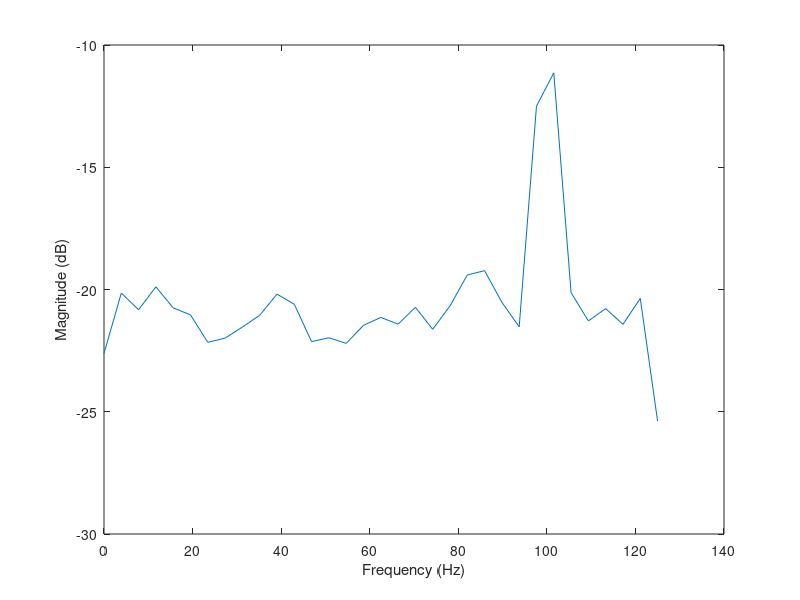

Here is the MATLAB script that generated this plot:
clc
close all
clear all

rng default

fs = 250;
t = 0:1/fs:4-1/fs;
x = cos(2*pi*100*t)+randn(size(t));

% According to https://www.mathworks.com/help/signal/ref/pwelch.html
% By default, x is divided into the longest possible segments
% to obtain as close to but not exceed 8 segments with 50% overlap

% Each segment is windowed with a Hamming window

% The modified periodograms are averaged to obtain the PSD estimate

% The default nfft is the greater of 256 or the next power of 2
% greater than the length of the segments. In our case this will be
% 1000/8 -> 125 -> 128 + DC -> 129 points
[pxx,f] = pwelch(x, [], [], [], fs);

figure;
plot(f,10*log10(pxx))

xlabel('Frequency (Hz)')
ylabel('Magnitude (dB)')